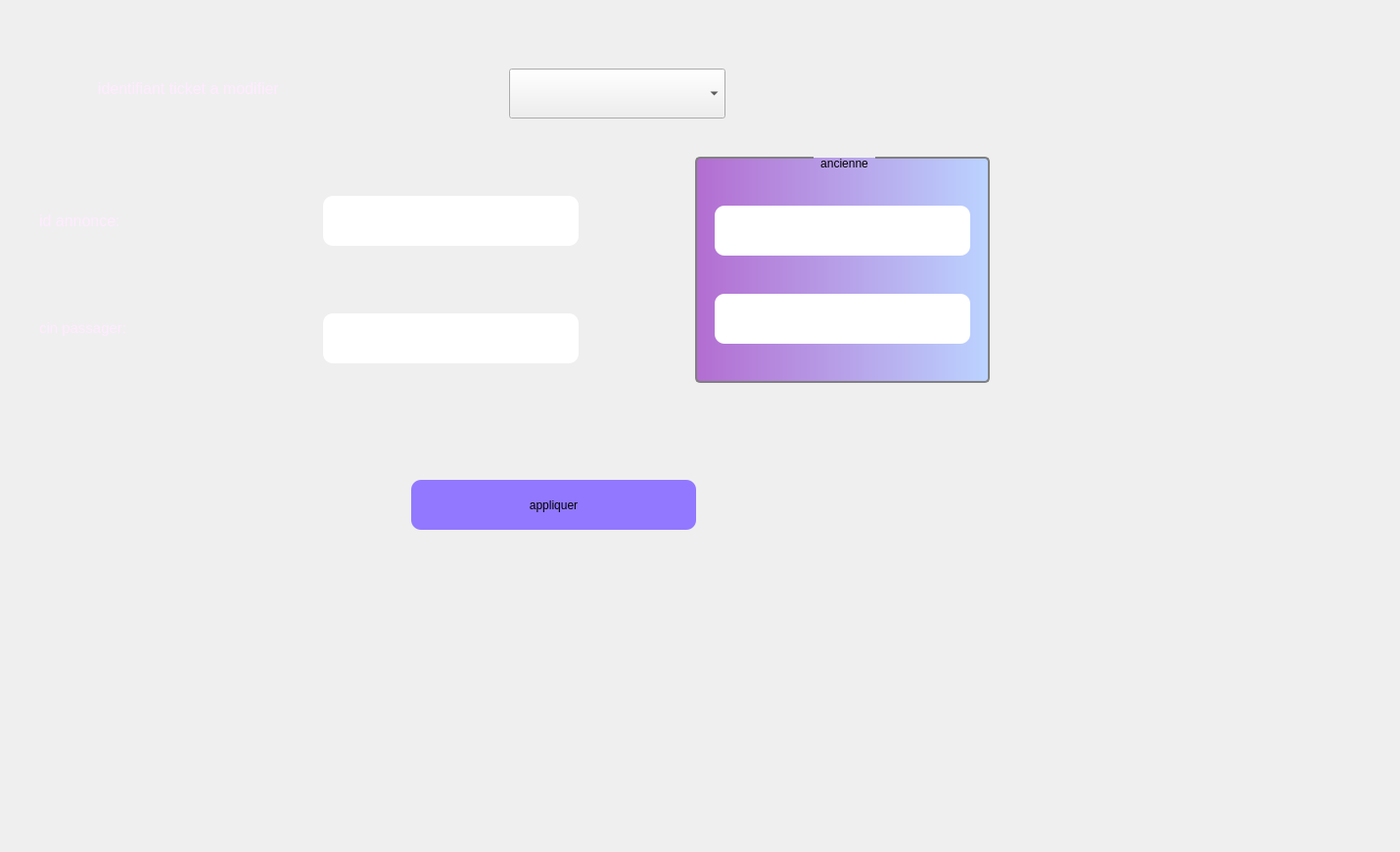
     <widget class="QWidget" name="tab_12">
      <attribute name="title">
       <string>modifier</string>
      </attribute>
      <widget class="QLabel" name="label_56">
       <property name="geometry">
        <rect>
         <x>100</x>
         <y>60</y>
         <width>261</width>
         <height>61</height>
        </rect>
       </property>
       <property name="palette">
        <palette>
         <active>
          <colorrole role="WindowText">
           <brush brushstyle="SolidPattern">
            <color alpha="255">
             <red>255</red>
             <green>235</green>
             <blue>255</blue>
            </color>
           </brush>
          </colorrole>
         </active>
         <inactive>
          <colorrole role="WindowText">
           <brush brushstyle="SolidPattern">
            <color alpha="255">
             <red>255</red>
             <green>235</green>
             <blue>255</blue>
            </color>
           </brush>
          </colorrole>
         </inactive>
         <disabled>
          <colorrole role="WindowText">
           <brush brushstyle="SolidPattern">
            <color alpha="255">
             <red>120</red>
             <green>120</green>
             <blue>120</blue>
            </color>
           </brush>
          </colorrole>
         </disabled>
        </palette>
       </property>
       <property name="text">
        <string>&lt;html&gt;&lt;head/&gt;&lt;body&gt;&lt;p&gt;&lt;span style=&quot; font-size:12pt;&quot;&gt;identifiant ticket a modifier&lt;/span&gt;&lt;/p&gt;&lt;/body&gt;&lt;/html&gt;</string>
       </property>
      </widget>
      <widget class="QLabel" name="label_57">
       <property name="geometry">
        <rect>
         <x>40</x>
         <y>200</y>
         <width>211</width>
         <height>51</height>
        </rect>
       </property>
       <property name="palette">
        <palette>
         <active>
          <colorrole role="WindowText">
           <brush brushstyle="SolidPattern">
            <color alpha="255">
             <red>255</red>
             <green>235</green>
             <blue>255</blue>
            </color>
           </brush>
          </colorrole>
         </active>
         <inactive>
          <colorrole role="WindowText">
           <brush brushstyle="SolidPattern">
            <color alpha="255">
             <red>255</red>
             <green>235</green>
             <blue>255</blue>
            </color>
           </brush>
          </colorrole>
         </inactive>
         <disabled>
          <colorrole role="WindowText">
           <brush brushstyle="SolidPattern">
            <color alpha="255">
             <red>120</red>
             <green>120</green>
             <blue>120</blue>
            </color>
           </brush>
          </colorrole>
         </disabled>
        </palette>
       </property>
       <property name="text">
        <string>&lt;html&gt;&lt;head/&gt;&lt;body&gt;&lt;p&gt;&lt;span style=&quot; font-size:12pt;&quot;&gt;id annonce:&lt;/span&gt;&lt;/p&gt;&lt;/body&gt;&lt;/html&gt;</string>
       </property>
      </widget>
      <widget class="QLineEdit" name="idanmod">
       <property name="geometry">
        <rect>
         <x>330</x>
         <y>200</y>
         <width>261</width>
         <height>51</height>
        </rect>
       </property>
       <property name="styleSheet">
        <string notr="true">border-radius: 10px;</string>
       </property>
      </widget>
      <widget class="QPushButton" name="appliquer_2">
       <property name="geometry">
        <rect>
         <x>420</x>
         <y>490</y>
         <width>291</width>
         <height>51</height>
        </rect>
       </property>
       <property name="cursor">
        <cursorShape>PointingHandCursor</cursorShape>
       </property>
       <property name="styleSheet">
        <string notr="true">background-color: rgb(0, 0, 255);
background-color: rgb(145, 120, 255);
border-radius: 10px;</string>
       </property>
       <property name="text">
        <string>appliquer</string>
       </property>
      </widget>
      <widget class="QLabel" name="label_43">
       <property name="geometry">
        <rect>
         <x>0</x>
         <y>0</y>
         <width>1421</width>
         <height>861</height>
        </rect>
       </property>
       <property name="text">
        <string/>
       </property>
       <property name="pixmap">
        <pixmap>../images/bg.v1.jpg</pixmap>
       </property>
      </widget>
      <widget class="QComboBox" name="comboBoxtic">
       <property name="geometry">
        <rect>
         <x>520</x>
         <y>70</y>
         <width>221</width>
         <height>51</height>
        </rect>
       </property>
      </widget>
      <widget class="QLineEdit" name="cinpmod">
       <property name="geometry">
        <rect>
         <x>330</x>
         <y>320</y>
         <width>261</width>
         <height>51</height>
        </rect>
       </property>
       <property name="styleSheet">
        <string notr="true">border-radius: 10px;</string>
       </property>
      </widget>
      <widget class="QLabel" name="label_61">
       <property name="geometry">
        <rect>
         <x>40</x>
         <y>310</y>
         <width>211</width>
         <height>51</height>
        </rect>
       </property>
       <property name="palette">
        <palette>
         <active>
          <colorrole role="WindowText">
           <brush brushstyle="SolidPattern">
            <color alpha="255">
             <red>255</red>
             <green>235</green>
             <blue>255</blue>
            </color>
           </brush>
          </colorrole>
         </active>
         <inactive>
          <colorrole role="WindowText">
           <brush brushstyle="SolidPattern">
            <color alpha="255">
             <red>255</red>
             <green>235</green>
             <blue>255</blue>
            </color>
           </brush>
          </colorrole>
         </inactive>
         <disabled>
          <colorrole role="WindowText">
           <brush brushstyle="SolidPattern">
            <color alpha="255">
             <red>120</red>
             <green>120</green>
             <blue>120</blue>
            </color>
           </brush>
          </colorrole>
         </disabled>
        </palette>
       </property>
       <property name="text">
        <string>&lt;html&gt;&lt;head/&gt;&lt;body&gt;&lt;p&gt;&lt;span style=&quot; font-size:11pt;&quot;&gt;cin passager:&lt;/span&gt;&lt;/p&gt;&lt;/body&gt;&lt;/html&gt;</string>
       </property>
      </widget>
      <widget class="QGroupBox" name="groupBox_2">
       <property name="geometry">
        <rect>
         <x>710</x>
         <y>160</y>
         <width>301</width>
         <height>231</height>
        </rect>
       </property>
       <property name="styleSheet">
        <string notr="true">QGroupBox {
	background-color: qlineargradient(spread:pad, x1:0, y1:0, x2:1, y2:0, stop:0 rgba(179, 109, 209, 255), stop:1 rgba(187, 211, 255, 255));
 
    border: 2px solid gray;
    border-radius: 5px;
    margin-top: 1ex; /* leave space at the top for the title */
}

QGroupBox::title {
    subcontrol-origin: margin;
    subcontrol-position: top center; /* position at the top center */
    padding: 0 5px;
    background-color: qlineargradient(x1: 0, y1: 0, x2: 0, y2: 1,
                                      stop: 0 #FF0ECE, stop: 1 #FFFFFF);
}</string>
       </property>
       <property name="title">
        <string>ancienne</string>
       </property>
       <widget class="QLineEdit" name="idanmod_2">
        <property name="enabled">
         <bool>false</bool>
        </property>
        <property name="geometry">
         <rect>
          <x>20</x>
          <y>50</y>
          <width>261</width>
          <height>51</height>
         </rect>
        </property>
        <property name="styleSheet">
         <string notr="true">border-radius: 10px;</string>
        </property>
       </widget>
       <widget class="QLineEdit" name="cinpmod_2">
        <property name="enabled">
         <bool>false</bool>
        </property>
        <property name="geometry">
         <rect>
          <x>20</x>
          <y>140</y>
          <width>261</width>
          <height>51</height>
         </rect>
        </property>
        <property name="styleSheet">
         <string notr="true">border-radius: 10px;</string>
        </property>
       </widget>
      </widget>
      <zorder>label_43</zorder>
      <zorder>label_56</zorder>
      <zorder>label_57</zorder>
      <zorder>idanmod</zorder>
      <zorder>appliquer_2</zorder>
      <zorder>comboBoxtic</zorder>
      <zorder>cinpmod</zorder>
      <zorder>label_61</zorder>
      <zorder>groupBox_2</zorder>
     </widget>
